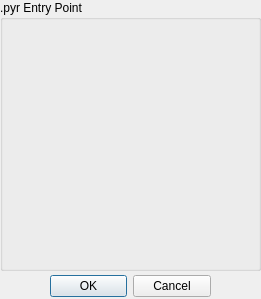
<?xml version="1.0" encoding="UTF-8"?>
<ui version="4.0">
 <class>Dialog</class>
 <widget class="QDialog" name="Dialog">
  <property name="enabled">
   <bool>true</bool>
  </property>
  <property name="geometry">
   <rect>
    <x>0</x>
    <y>0</y>
    <width>261</width>
    <height>299</height>
   </rect>
  </property>
  <property name="windowTitle">
   <string>Build Settings</string>
  </property>
  <widget class="QDialogButtonBox" name="buttonBox">
   <property name="geometry">
    <rect>
     <x>50</x>
     <y>270</y>
     <width>161</width>
     <height>32</height>
    </rect>
   </property>
   <property name="orientation">
    <enum>Qt::Horizontal</enum>
   </property>
   <property name="standardButtons">
    <set>QDialogButtonBox::Cancel|QDialogButtonBox::Ok</set>
   </property>
  </widget>
  <widget class="QGroupBox" name="groupBox">
   <property name="geometry">
    <rect>
     <x>0</x>
     <y>0</y>
     <width>261</width>
     <height>271</height>
    </rect>
   </property>
   <property name="title">
    <string>.pyr Entry Point</string>
   </property>
  </widget>
 </widget>
 <resources/>
 <connections>
  <connection>
   <sender>buttonBox</sender>
   <signal>accepted()</signal>
   <receiver>Dialog</receiver>
   <slot>accept()</slot>
   <hints>
    <hint type="sourcelabel">
     <x>248</x>
     <y>254</y>
    </hint>
    <hint type="destinationlabel">
     <x>157</x>
     <y>274</y>
    </hint>
   </hints>
  </connection>
  <connection>
   <sender>buttonBox</sender>
   <signal>rejected()</signal>
   <receiver>Dialog</receiver>
   <slot>reject()</slot>
   <hints>
    <hint type="sourcelabel">
     <x>316</x>
     <y>260</y>
    </hint>
    <hint type="destinationlabel">
     <x>286</x>
     <y>274</y>
    </hint>
   </hints>
  </connection>
 </connections>
</ui>
